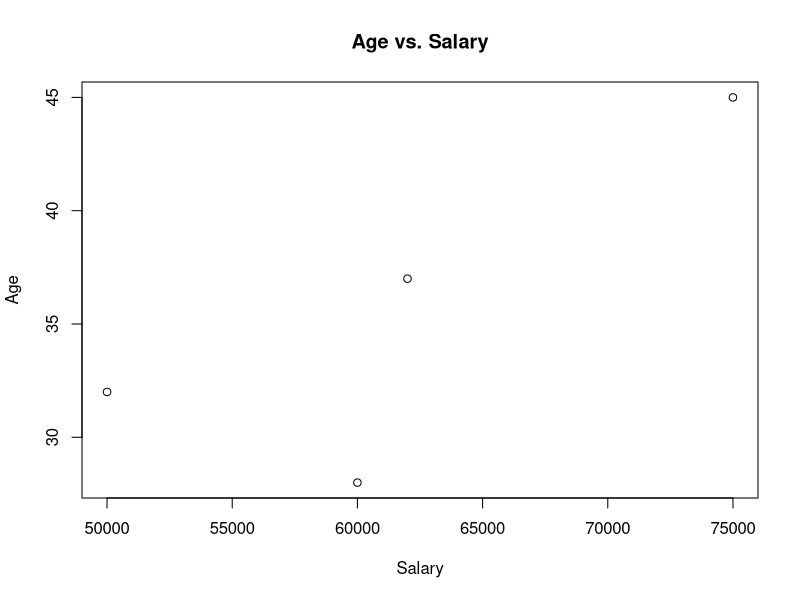
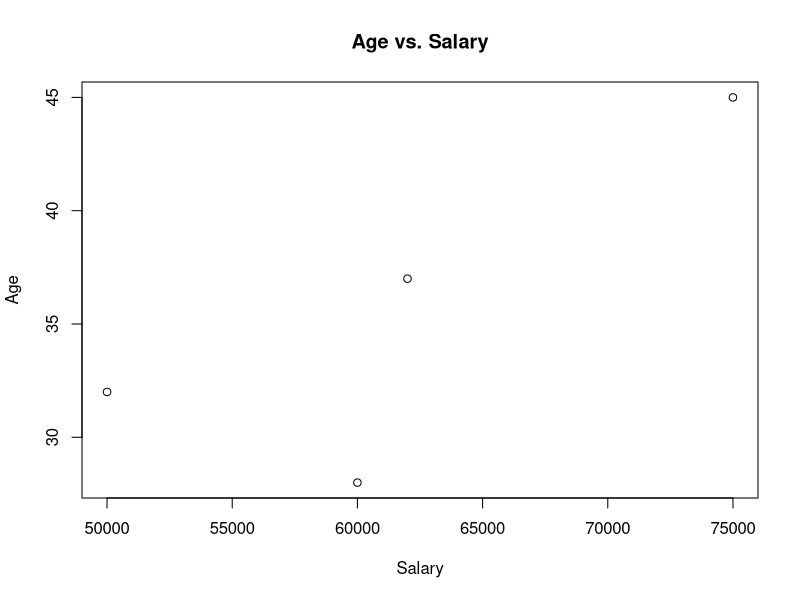

Write the R code that produced these figures, in order.
## ---- chunk 1
# Sample data frame
employee_data <- data.frame(
  name = c("John", "Jane", "Michael", "Sara"),
  age = c(32, 28, 45, 37),
  salary = c(50000, 60000, 75000, 62000)
)

employee_data
## ---- chunk 2
# Without with()
avg_salary <- mean(employee_data$salary)
avg_salary
## ---- chunk 3
# With with()
avg_salary <- with(employee_data, mean(salary))
avg_salary
## ---- chunk 4
# Without within()
employee_data$bonus <- ifelse(employee_data$age >= 35, 5000, 3000)
employee_data
## ---- chunk 5
# With within()
employee_data <- within(employee_data, bonus <- ifelse(age >= 45, 5000, 3000))
employee_data
## ---- chunk 6
# Without with()
plot(
  employee_data$salary, 
  employee_data$age, 
  xlab = "Salary", 
  ylab = "Age", 
  main = "Age vs. Salary"
  )
## ---- chunk 7
# With with()
with(
  employee_data, 
  plot(
    salary, 
    age, 
    xlab = "Salary", 
    ylab = "Age", 
    main = "Age vs. Salary"
    )
  )
